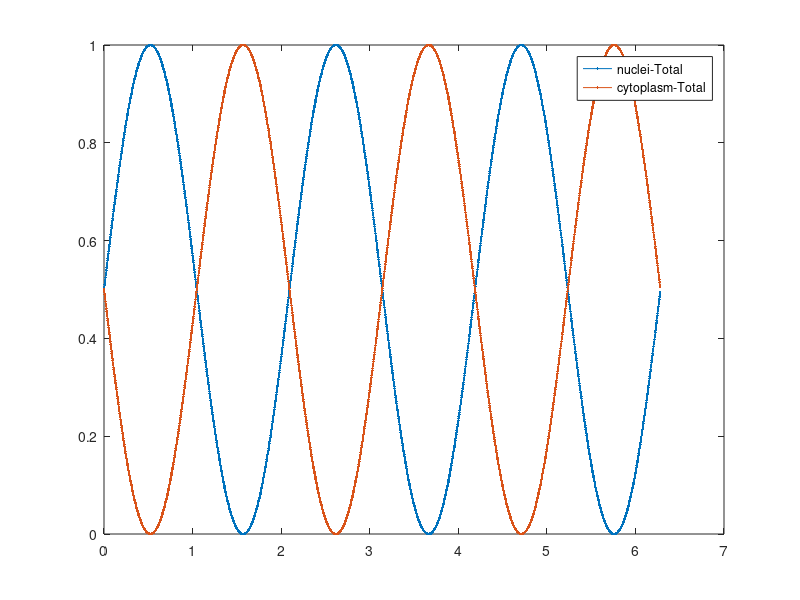
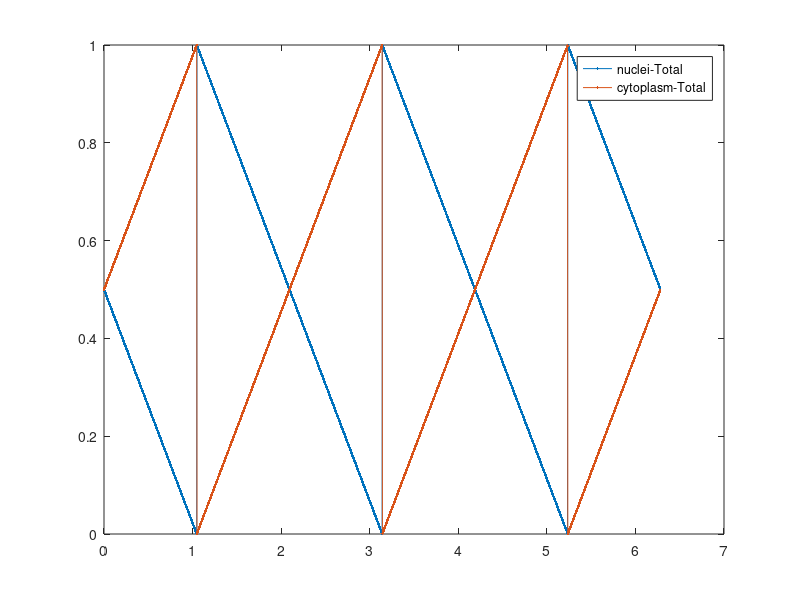
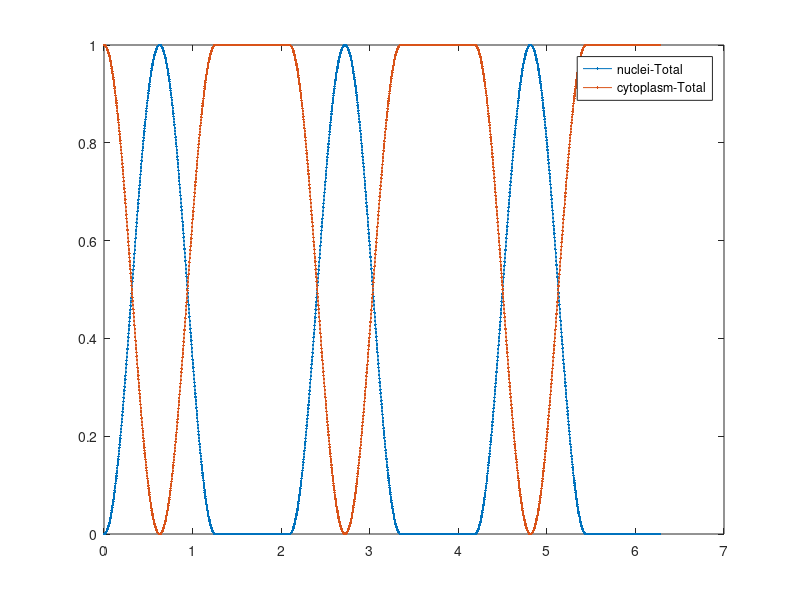

Reproduce these figures in MATLAB, in order.
% N = 128; % [128,160];suggest f [1,24]
% t = 0.0:2*pi/N:2*pi-2*pi/N;
% num_func={};
% 
% F= [2,10,20];
% A = [10,4,1];
% DNAnum_nucleus = zeros(1,length(t));
% for i = 1:length(A)
%     DNAnum_nucleus = DNAnum_nucleus + A(i)*sin(F(i)*t);
% %     figure;plot(t,A(i)*sin(F(i)*t),'.-');
% end
% 
% Amax=max(abs(DNAnum_nucleus));
% DNAnum_nucleus = DNAnum_nucleus / Amax;
% DNAnum_nucleus = DNAnum_nucleus * 0.5 + 0.5;
% num_func{1}=DNAnum_nucleus;
% 
% %% Display funcs
% % for i=1:length(num_func)
% %     DNAnum_nucleus = num_func{i};
% %     DNAnum_cytoplasm = 1 - DNAnum_nucleus;
% %     figure;plot(t,DNAnum_nucleus,'.-',t,DNAnum_cytoplasm,'.-')
% %     legend('nuclei','cytoplasm');
% % end
% 
% %% 
% frames = 64;
% rng(1);
% start = randi(N-frames);
% DNAnum_nucleus = DNAnum_nucleus(start+1:start+frames);
% disp(length(DNAnum_nucleus))
% 
% DNAnum_cytoplasm = 1 - DNAnum_nucleus;
% figure;plot(t(start+1:start+frames),DNAnum_nucleus,'.-',...
%     t(start+1:start+frames),DNAnum_cytoplasm,'.-')
% legend('nuclei','cytoplasm');
% 
% % for i = 1:900
% %     rng(i)
% %     randi(64)
% % end    


cycle = 2;
% Sampled_Frame = 128,frame_rate = 5 and 10, take maximum * 10
Lowest_frame_rate = 10;
Frame_rate = 5;
N = (128/cycle)*(cycle+1)*Lowest_frame_rate+1;
t = 0.0:2*pi/N:2*pi-2*pi/N;
num_func={};

F= [cycle+1];
A = [1];
DNAnum_nucleus = zeros(1,length(t));
for i = 1:length(A)
    DNAnum_nucleus = DNAnum_nucleus + A(i)*sin(F(i)*t);
%     figure;plot(t,A(i)*sin(F(i)*t),'.-');
end

Amax=max(abs(DNAnum_nucleus));
DNAnum_nucleus = DNAnum_nucleus / Amax;
DNAnum_nucleus = DNAnum_nucleus * 0.5 + 0.5;
num_func{1}=DNAnum_nucleus;

%%%%%%%%%%%%%%%%%%%%%%%%%%%%%%%%%%%%%%%%%%%%%%%%%
% adjust F and param after 'tripuls'
F = cycle+1;
t_imp = 0:1/length(t):1-1/length(t);
d = 0 : 1/F : 1;           % 3 Hz repetition frequency
y = pulstran(t_imp,d,'tripuls',1/F,-1);
num_func{2}=y;

%%%%%%%%%%%%%%%%%%%%%%%%%%%%%%%%%%%%%%%%%%%%%%%%%%%
% adjust T and Tgap
T = 0.4; % need to mod to change num of wave
Tgap = 0.267; %vector gap
Tend = 2;
td = Tend/length(t); %time vector resoult
t1 = 0:td:Tend-td;
ttt = [0:td:T-td zeros(1,round(Tgap/td))]; %create vector with zero gap
tt = repmat(ttt,1,1+round(length(t1)/length(ttt))); % repeat the vector for as long as the time vector is +1
tt = tt(1:length(t1)); %truncate it to be the same size as the time vector
ut = ((sin(pi*tt/T)).^2);
num_func{3}=ut;


%%%%%%%%%%%%%%%%%%%%%%%%%%%%%%%%%%%%%%%%%%%%%%%%%%%%
for i=1:length(num_func)
    DNAnum_nucleus = num_func{i};
    DNAnum_cytoplasm = 1 - DNAnum_nucleus;
    figure;plot(t,DNAnum_nucleus,'.-',t,DNAnum_cytoplasm,'.-')
    legend('nuclei-Total','cytoplasm-Total');
    
%     startRange = floor((128/cycle)*Lowest_frame_rate);
%     start = randi(startRange);
%     t_sample = start:Frame_rate:(128-1)*Frame_rate+start;
%     DNAnum_nucleus_sample = DNAnum_nucleus(start:Frame_rate:(128-1)*Frame_rate+start);
%     DNAnum_cytoplasm_sample = 1-DNAnum_nucleus_sample;
% %     figure;plot(1:length(t),DNAnum_nucleus,'.-',1:length(t),DNAnum_cytoplasm,'.-',...
% %         t_sample,DNAnum_nucleus_sample,'.-',t_sample,DNAnum_cytoplasm_sample,'.-')
% %     legend('nuclei','cytoplasm','nu_samp','cy_samp');
%     figure;plot(t_sample,DNAnum_nucleus_sample,'.-',t_sample,DNAnum_cytoplasm_sample,'.-')
%     legend('nu-samp','cy-samp');
end
